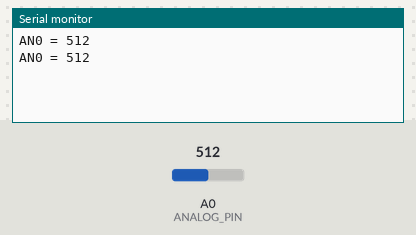
The sketch below on a simulated Arduino Uno, built with avr-gcc and run on an emulated ATmega328P. Shown: the last lines printed to the serial monitor. The inputs (shaded band) are chosen by the test bench; at power-on: A0 (ANALOG_PIN) = 512.

Above: at 1.8 s.
1.9 s: A0 (ANALOG_PIN) set to 716
At 2.7 s:
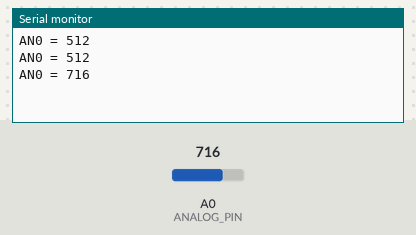
3.4 s: A0 (ANALOG_PIN) set to 900
At 4.8 s:
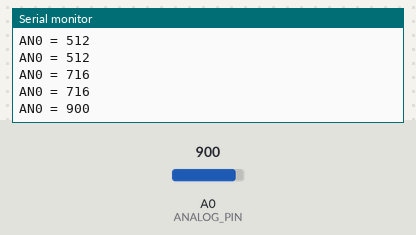
Timing chart, 0 to 6.4 s (numbered marks = the images above; inputs shaded):
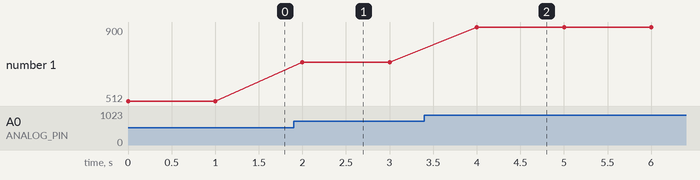

Measured:
- after the input at 1.9 s, the serial monitor: prints a new line after 0.10 s (image 1)
- after the input at 3.4 s, the serial monitor: prints a new line after 0.60 s (image 2)
- plotted number 1: 512 → 716 after the input at 1.9 s, 716 → 900 after the input at 3.4 s

The sketch:

ADC_Test.ino
```cpp
#define ANALOG_PIN 0
#define BAUD_RATE 9600

int val = 0;

void setup() {
  analogReference(DEFAULT); /* 5V */
  Serial.begin(BAUD_RATE);
}

void loop() {
  val = analogRead(ANALOG_PIN);
  Serial.print("AN0 = ");
  Serial.println(val);
  delay(1000);
}
```
